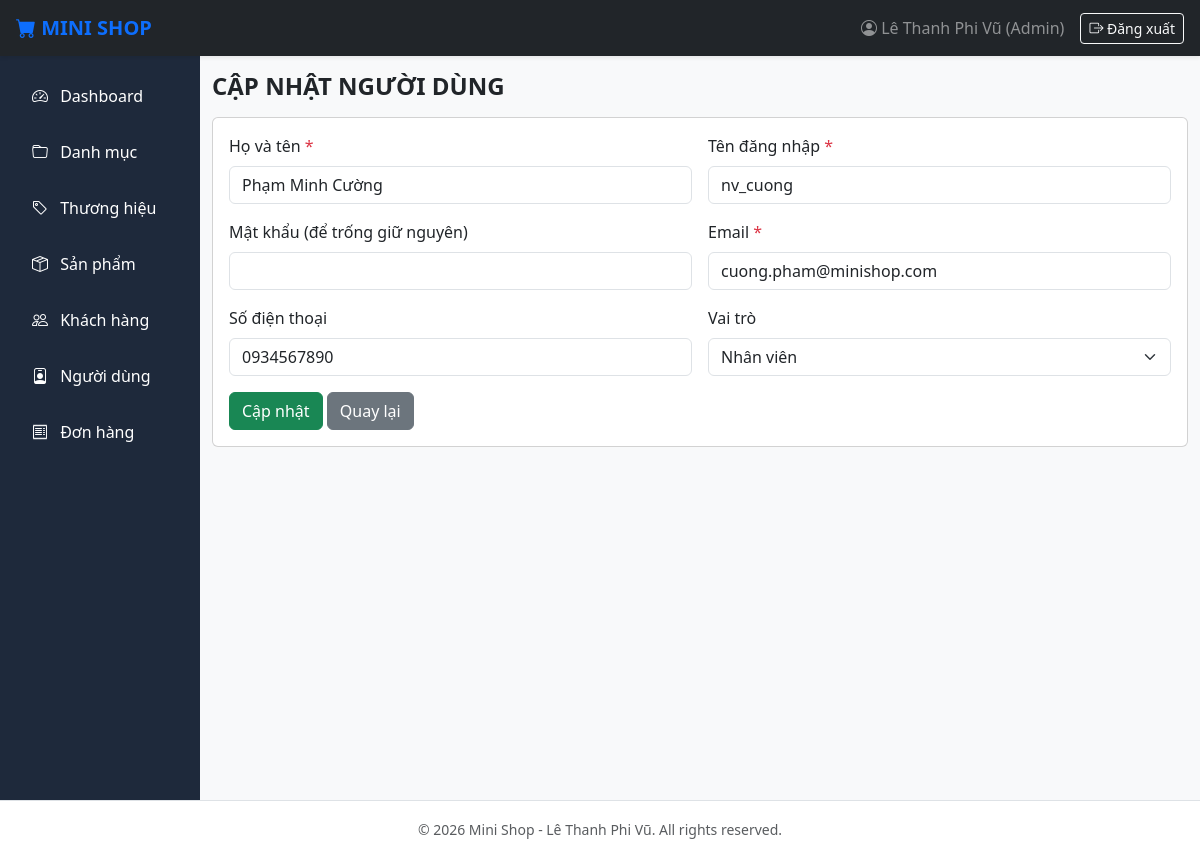
Page /views/admin/users/edit.php?id=4 on the committed database.
### tables this page shows
CREATE TABLE `users` (
  `id` INT AUTO_INCREMENT PRIMARY KEY,
  `fullname` VARCHAR(100) NOT NULL,
  `username` VARCHAR(50) NOT NULL UNIQUE,
  `password` VARCHAR(255) NOT NULL,
  `email` VARCHAR(100) NOT NULL,
  `phone` VARCHAR(20) DEFAULT NULL,
  `address` VARCHAR(255) DEFAULT NULL,
  `role` TINYINT DEFAULT 0 COMMENT '0: Nhân viên, 1: Quản trị',
  `status` TINYINT DEFAULT 1,
  `created_at` DATETIME DEFAULT CURRENT_TIMESTAMP,
  `updated_at` DATETIME DEFAULT CURRENT_TIMESTAMP ON UPDATE CURRENT_TIMESTAMP
);

### config/Database.php (called while the page is built, shortened)
<?php
class Database
{
    protected string $host = "localhost";
    protected string $database = "lethanhphivu_database";
    protected string $username = "root";
    protected string $password = "";
    protected function connect(): void
    {
        $this->conn = new mysqli($this->host, $this->username, $this->password, $this->database);
    }
}

### dao/UserDAO.php (called while the page is built, shortened)
<?php
require_once __DIR__ . "/BaseDAO.php";
require_once __DIR__ . "/../models/User.php";
class UserDAO extends BaseDAO
{
    private function mapRow(array $row): User
    {
        $u = new User(
            $row["fullname"],
            $row["username"],
            $row["password"],
            $row["email"],
            $row["phone"],
            $row["address"],
            (int)$row["role"],
            (int)$row["status"]
        );
        $u->id = (int)$row["id"];
        $u->createdAt = $row["created_at"] ?? '';
        $u->updatedAt = $row["updated_at"] ?? '';
        return $u;
    }
    public function findById(int $id): ?User
    {
        try {
            $sql = "SELECT id, fullname, username, password, email, phone, address, role, status, created_at, updated_at FROM users WHERE id = ?";
            $stmt = $this->prepare($sql);
            $stmt->bind_param("i", $id);
            $stmt->execute();
            $result = $stmt->get_result();
            if ($row = $result->fetch_assoc()) {
                return $this->mapRow($row);
            }
        } catch (Exception $e) {
            throw $e;
        }
        return null;
    }
}

### dao/BaseDAO.php (called while the page is built, shortened)
<?php
require_once __DIR__ . "/../config/Database.php";
class BaseDAO extends Database
{
    protected function prepare(string $sql): mysqli_stmt|false
    {
        return $this->conn->prepare($sql);
    }
}

### models/User.php (called while the page is built, shortened)
<?php
class User
{
    public function __construct(
        string $fullname = "",
        string $username = "",
        string $password = "",
        string $email = "",
        ?string $phone = null,
        ?string $address = null,
        int $role = 0,
        int $status = 1
    ) {
        $this->fullname = $fullname;
        $this->username = $username;
        $this->email = $email;
        $this->phone = $phone;
        $this->role = $role;
    }
}

### views/admin/users/edit.php (the view, shortened to what this page needs)
<?php
require_once __DIR__ . "/../../../dao/UserDAO.php";
$dao = new UserDAO();
$errors = [];
$id = (int)($_GET['id'] ?? 0);
$user = $dao->findById($id);
if (($_SERVER['REQUEST_METHOD'] ?? '') === 'POST') {
    $fullname = trim($_POST['fullname'] ?? '');
    $username = trim($_POST['username'] ?? '');
    $password = trim($_POST['password'] ?? '');
    $email = trim($_POST['email'] ?? '');
    $phone = trim($_POST['phone'] ?? '');
    $address = trim($_POST['address'] ?? '');
    $role = (int)($_POST['role'] ?? 0);
    if ($fullname === '') $errors[] = 'Họ tên không được để trống';
    if ($username === '') $errors[] = 'Tên đăng nhập không được để trống';
    if ($email === '') $errors[] = 'Email không được để trống';
    if ($password === '') $password = $user->password;
    if (empty($errors)) {
        $user->fullname = $fullname; $user->username = $username; $user->password = $password;
        $user->email = $email; $user->phone = $phone; $user->address = $address; $user->role = $role;
        $dao->update($user);
        header("Location: index.php"); exit;
    }
} else {
    $fullname = $user->fullname; $username = $user->username; $email = $user->email;
    $phone = $user->phone; $address = $user->address; $role = $user->role;
}
?>
<h4 class="fw-bold mb-3">CẬP NHẬT NGƯỜI DÙNG</h4>
<form method="POST" class="card card-body">
    <div class="row g-3">
        <div class="col-md-6"><label class="form-label">Họ và tên <span class="text-danger">*</span></label><input name="fullname" class="form-control" value="<?= htmlspecialchars($fullname) ?>" required></div>
        <div class="col-md-6"><label class="form-label">Tên đăng nhập <span class="text-danger">*</span></label><input name="username" class="form-control" value="<?= htmlspecialchars($username) ?>" required></div>
        <div class="col-md-6"><label class="form-label">Mật khẩu (để trống giữ nguyên)</label><input name="password" type="password" class="form-control"></div>
        <div class="col-md-6"><label class="form-label">Email <span class="text-danger">*</span></label><input name="email" type="email" class="form-control" value="<?= htmlspecialchars($email) ?>" required></div>
        <div class="col-md-6"><label class="form-label">Số điện thoại</label><input name="phone" class="form-control" value="<?= htmlspecialchars($phone ?? '') ?>"></div>
        <div class="col-md-6"><label class="form-label">Vai trò</label><select name="role" class="form-select"><option value="0" <?= $role == 0 ? 'selected' : '' ?>>Nhân viên</option><option value="1" <?= $role == 1 ? 'selected' : '' ?>>Quản trị</option></select></div>
        <div class="col-12"><button class="btn btn-success">Cập nhật</button> <a href="index.php" class="btn btn-secondary">Quay lại</a></div>
    </div>
</form>
<?php $content = ob_get_clean(); include __DIR__ . "/../layouts/master.php"; ?>

### views/admin/layouts/header.php (style rules this page uses)
body { font-family: system-ui, -apple-system, sans-serif; background-color: #f8f9fa; }

### rows in the picture
users: fullname "Phạm Minh Cường", username "nv_cuong", email "cuong.pham@minishop.com", phone "0934567890", role "Nhân viên"
